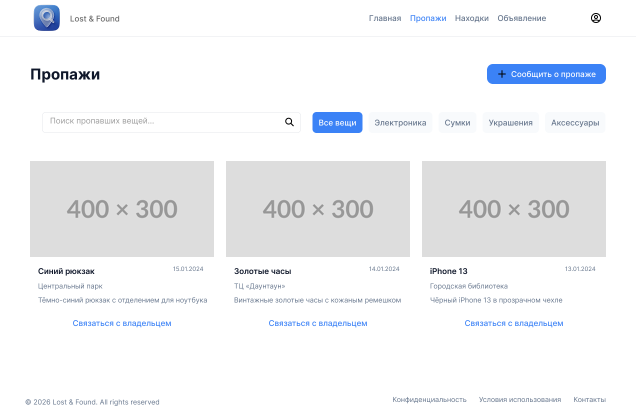
#> input picture lost_found/references/Lost page.png, 1280 x 832 px, found by its file name (shown at 1/2 size); its folder holds 8 pictures in this run
$ python measure_blocks.py
#> lines starting #> are read from the running program, lines starting #| are printed output that depends on the picture
# -*- coding: utf-8 -*-
# Границы блоков: поиск серых областей-заглушек, ширина контейнера
import os
from PIL import Image

d = r'C:\Users\User\Documents\lost_foubd\references'

def grey_spans_col(f, x, y0=0, y1=None, lo=200, hi=235):
#> called with f = 'Lost page.png', x = 240, y0 = 0, lo = 200, hi = 235
    im = Image.open(os.path.join(d, f)).convert('RGB')
    y1 = y1 or im.height
#> y1 = 832
    spans, start = [], None
    for y in range(y0, y1):
        r, g, b = im.getpixel((x, y))
        is_grey = lo <= r <= hi and abs(r - g) < 6 and abs(g - b) < 6
        if is_grey and start is None:
            start = y
        elif not is_grey and start is not None:
            if y - start > 20:
                spans.append((start, y - 1, y - start))
            start = None
#> this loop made 832 passes
#> (r, g, b, is_grey) on passes 1 to 12: (255, 255, 255, False), (255, 255, 255, False), (255, 255, 255, False), (255, 255, 255, False), (255, 255, 255, False), (255, 255, 255, False), (255, 255, 255, False), (255, 255, 255, False), (255, 255, 255, False), (255, 255, 255, False), (255, 255, 255, False), (255, 255, 255, False)
#> after the loop, spans = [(322, 411, 90), (427, 513, 87)]
    print(f"{f[:20]:22s} x={x} серые span'ы: {spans}")
#| Lost page.png          x=240 серые span'ы: [(322, 411, 90), (427, 513, 87)]

def grey_span_row(f, y, x0=0, x1=None):
#> called with f = 'Lost page.png', y = 420, x0 = 0
    im = Image.open(os.path.join(d, f)).convert('RGB')
    x1 = x1 or im.width
#> x1 = 1280
    xs = [x for x in range(x0, x1) if all(200 <= c <= 235 for c in im.getpixel((x, y)))]
#> xs = 849 values from 60 to 1211
    if xs:
        print(f"{f[:20]:22s} y={y} серый x: {xs[0]}..{xs[-1]} (w={xs[-1]-xs[0]+1})")
#| Lost page.png          y=420 серый x: 60..1211 (w=1152)

def blue_span_row(f, y):
#> called with f = 'Lost page.png', y = 148
    im = Image.open(os.path.join(d, f)).convert('RGB')
    xs = [x for x in range(im.width) if im.getpixel((x, y))[2] > 200 and im.getpixel((x, y))[0] < 150]
#> xs = 161 values from 974 to 1211
    if xs:
        print(f"{f[:20]:22s} y={y} синий x: {xs[0]}..{xs[-1]} (w={xs[-1]-xs[0]+1})")
#| Lost page.png          y=148 синий x: 974..1211 (w=238)

def blue_span_col(f, x, y0, y1):
#> called with f = 'Lost page.png', x = 1000, y0 = 110, y1 = 200
    im = Image.open(os.path.join(d, f)).convert('RGB')
    ys = [y for y in range(y0, y1) if im.getpixel((x, y))[2] > 200 and im.getpixel((x, y))[0] < 150]
#> ys = 38 values from 128 to 167
    if ys:
        print(f"{f[:20]:22s} x={x} синий y: {ys[0]}..{ys[-1]} (h={ys[-1]-ys[0]+1})")
#| Lost page.png          x=1000 синий y: 128..167 (h=40)

print('== Lost: карточка-заглушка')
grey_spans_col('Lost page.png', 240)
grey_span_row('Lost page.png', 420)
print('== Lost: кнопка сообщить')
blue_span_row('Lost page.png', 148)
blue_span_col('Lost page.png', 1000, 110, 200)
print('== Lost: поиск')
# рамка поиска — светло-серая линия
im = Image.open(os.path.join(d, 'Lost page.png')).convert('RGB')
ys = [y for y in range(200, 290) if im.getpixel((300, y))[0] < 240 and abs(im.getpixel((300, y))[0]-im.getpixel((300, y))[2]) < 8]
#> ys = [224, 265]
print('Lost: линии поиска y:', ys[:4], ys[-4:] if ys else '')
#| Lost: линии поиска y: [224, 265] [224, 265]
print('== Home: hero кнопки')
blue_span_row('Home page.png', 378)
#> call 2 of blue_span_row, with f = 'Home page.png', y = 378
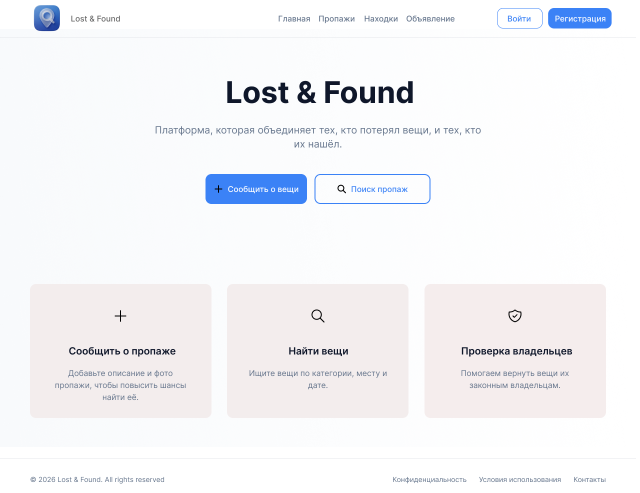
#> input picture lost_found/references/Home page.png, 1280 x 985 px, found by its file name (shown at 1/2 size)
#> in blue_span_row (call 2), `xs = [x for x in range(im.width) if im.getpixel((x, y))[2] > 200 and i..`: xs = 173 values from 411 to 860
#| Home page.png          y=378 синий x: 411..860 (w=450)
blue_span_col('Home page.png', 512, 330, 430)
#| Home page.png          x=512 синий y: 348..407 (h=60)
print('== Home: карточки')
# бежевая карточка
im = Image.open(os.path.join(d, 'Home page.png')).convert('RGB')
ys = [y for y in range(400, 900) if im.getpixel((235, y))[0] > 230 and im.getpixel((235, y))[2] < 245 and im.getpixel((235, y))[0]-im.getpixel((235, y))[2] > 4]
#> ys = 242 values from 568 to 835
print('Home: бежевая карточка y:', ys[0], '..', ys[-1], 'h=', ys[-1]-ys[0]+1)
#| Home: бежевая карточка y: 568 .. 835 h= 268
xs = [x for x in range(0, 640) if im.getpixel((x, 610))[0]-im.getpixel((x, 610))[2] > 4]
#> xs = 549 values from 60 to 639
print('Home: бежевая карточка x:', xs[0], '..', xs[-1], 'w=', xs[-1]-xs[0]+1)
#| Home: бежевая карточка x: 60 .. 639 w= 580
print('== Login: карточка формы')
im = Image.open(os.path.join(d, 'Login page.png')).convert('RGB')
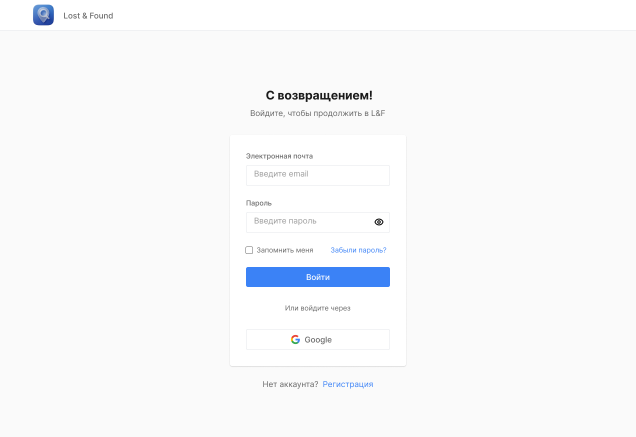
#> input picture lost_found/references/Login page.png, 1271 x 874 px, found by its file name (shown at 1/2 size)
#> im: PIL image 1271x874 RGB
ys = [y for y in range(200, 760) if im.getpixel((640, y)) == (255, 255, 255)]
#> ys = 408 values from 270 to 731
print('Login: белая карточка y:', ys[0], '..', ys[-1])
#| Login: белая карточка y: 270 .. 731
xs = [x for x in range(400, 900) if im.getpixel((x, 300)) == (255, 255, 255)]
#> xs = 352 values from 460 to 811
print('Login: белая карточка x:', xs[0], '..', xs[-1])
#| Login: белая карточка x: 460 .. 811
print('== Login: кнопка Войти')
blue_span_row('Login page.png', 554)
#| Login page.png         y=554 синий x: 492..779 (w=288)
blue_span_col('Login page.png', 640, 500, 600)
#| Login page.png         x=640 синий y: 534..573 (h=40)
print('== Login: инпут')
ys = [y for y in range(320, 390) if im.getpixel((640, y)) != (255, 255, 255) and sum(im.getpixel((640, y))) < 760]
#> ys = [330, 371]
print('Login: границы инпута y:', ys)
#| Login: границы инпута y: [330, 371]
print('== Profile: сайдбар')
im = Image.open(os.path.join(d, 'Profile.png')).convert('RGB')
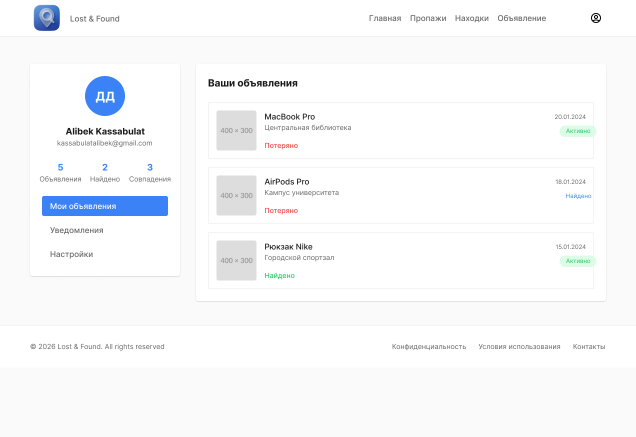
#> input picture lost_found/references/Profile.png, 1271 x 874 px, found by its file name (shown at 1/2 size)
xs = [x for x in range(0, 640) if im.getpixel((x, 300)) == (255, 255, 255)]
#> xs = 469 values from 60 to 639
print('Profile y=300 белый x:', xs[0], '..', xs[-1])
#| Profile y=300 белый x: 60 .. 639
ys = [y for y in range(100, 700) if im.getpixel((210, y)) == (255, 255, 255)]
#> ys = 318 values from 128 to 699
print('Profile x=210 белый y:', ys[0], '..', ys[-1])
#| Profile x=210 белый y: 128 .. 699
print('== Header Home: логотип')
im = Image.open(os.path.join(d, 'Home page.png')).convert('RGB')
ys = [y for y in range(0, 80) if im.getpixel((91, y))[2] > 150 and im.getpixel((91, y))[0] < 150]
#> ys = 40 values from 10 to 60
print('Home: логотип y:', ys[0], '..', ys[-1], 'h=', ys[-1]-ys[0]+1)
#| Home: логотип y: 10 .. 60 h= 51
xs = [x for x in range(0, 300) if im.getpixel((x, 37))[2] > 150 and im.getpixel((x, 37))[0] < 150]
#> xs = 40 values from 68 to 119
print('Home: логотип x:', xs[0], '..', xs[-1])
#| Home: логотип x: 68 .. 119
# граница шапки
ys = [y for y in range(60, 100) if sum(im.getpixel((640, y))) < 750]
#> ys = [74]
print('Home: линия под шапкой y:', ys)
#| Home: линия под шапкой y: [74]
